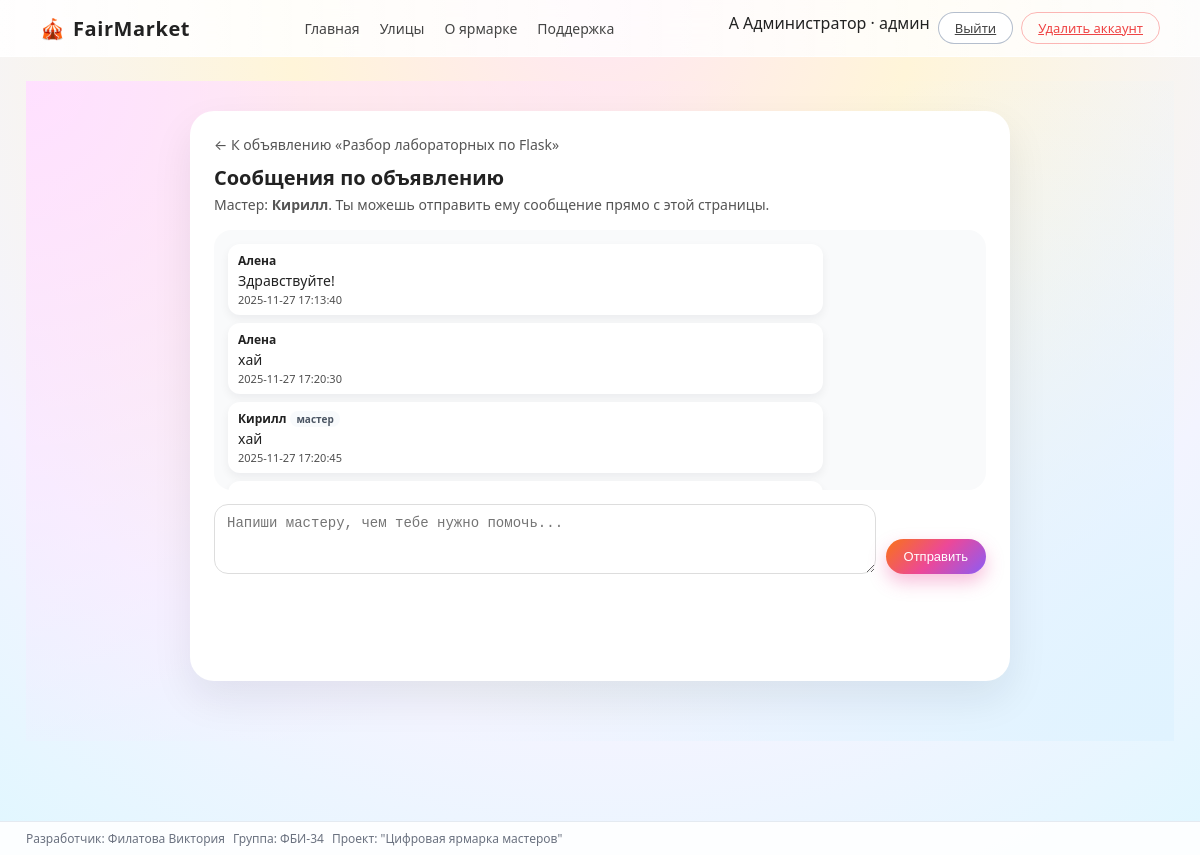
The app's page /ad/1/chat (signed in), older data.
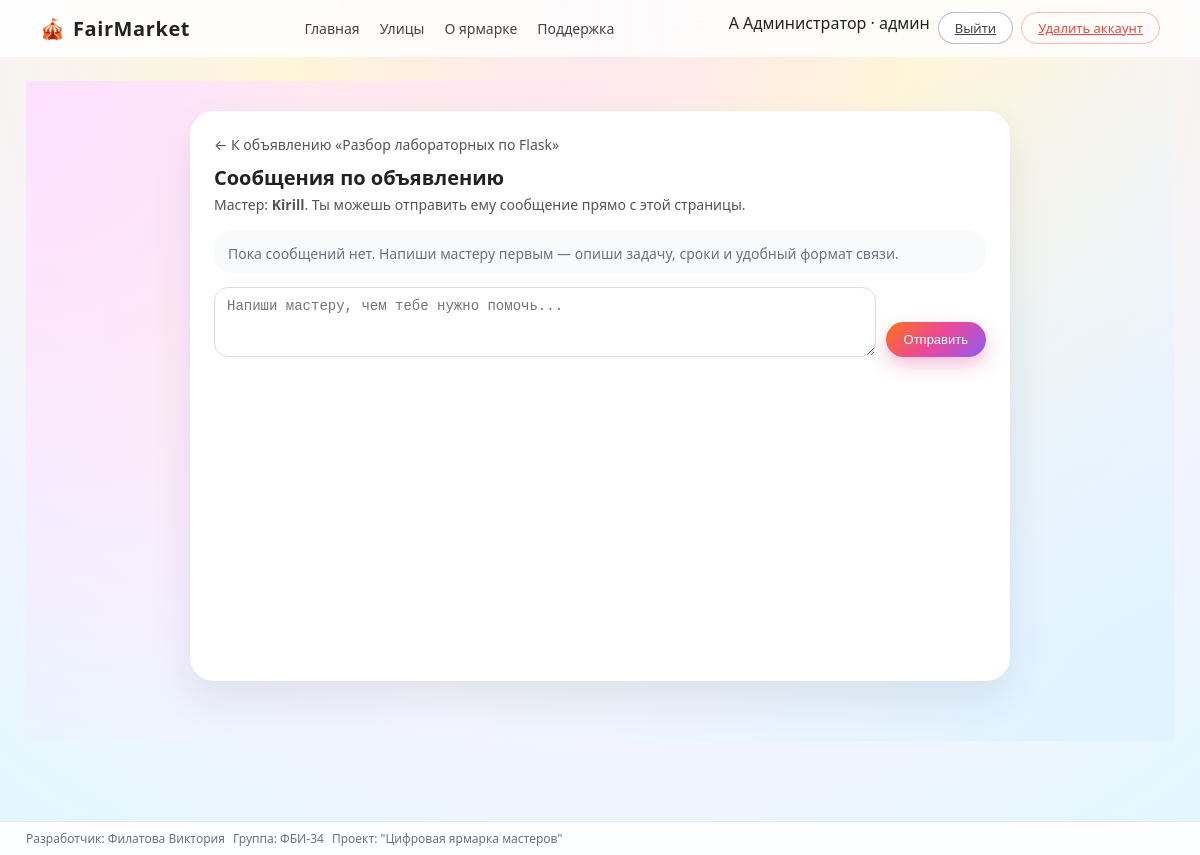
The same page, newer data.
### app.py (models this page shows)
class Ad(db.Model):
    __tablename__ = "ads"
    id = db.Column(db.Integer, primary_key=True)
    title = db.Column(db.String(200), nullable=False)
    text = db.Column(db.Text, nullable=False)
    author_name = db.Column(db.String(120))
    pavilion_id = db.Column(
        db.Integer,
        db.ForeignKey("pavilions.id"),
        nullable=False,
    )
    master_id = db.Column(
        db.Integer,
        db.ForeignKey("users.id"),
        nullable=True,
    )
    master = db.relationship("User", foreign_keys=[master_id])
    @property
    def master_display_name(self):
        if self.master and self.master.username:
            return self.master.username
        if self.author_name:
            return self.author_name
        return "Мастер"

class User(db.Model):
    __tablename__ = "users"
    id = db.Column(db.Integer, primary_key=True)
    username = db.Column(db.String(120), nullable=False)
    email = db.Column(db.String(120), unique=True, nullable=False)
    password = db.Column(db.String(200), nullable=False)  # тут хеш
    role = db.Column(db.String(20), nullable=False, default="user")  # user/master/admin

class AdMessage(db.Model):
    __tablename__ = "ad_messages"
    id = db.Column(db.Integer, primary_key=True)
    ad_id = db.Column(db.Integer, db.ForeignKey("ads.id"), nullable=False)
    sender_id = db.Column(db.Integer, db.ForeignKey("users.id"), nullable=False)
    receiver_id = db.Column(db.Integer, db.ForeignKey("users.id"), nullable=False)
    text = db.Column(db.Text, nullable=False)
    created_at = db.Column(db.DateTime, server_default=db.func.now())
    is_read = db.Column(db.Boolean, default=False, nullable=False)

### app.py (the view, shortened to what this page needs)
@app.route("/ad/<int:ad_id>/chat", methods=["GET", "POST"])
def ad_chat(ad_id):
    if "user_id" not in session:
        return redirect(url_for("login"))
    user_id = session["user_id"]
    ad = Ad.query.get_or_404(ad_id)
    master_id = ad.master_id
    if master_id is None:
        flash("У этого объявления ещё не назначен мастер.", "error")
        return redirect(url_for("ad_page", ad_id=ad.id))
    if user_id != master_id:
        AdMessage.query.filter_by(
            ad_id=ad.id, receiver_id=user_id, is_read=False
        ).update({"is_read": True}, synchronize_session=False)
        db.session.commit()
        recalc_unread_total()
        messages = (
            AdMessage.query.filter(
                AdMessage.ad_id == ad.id,
                or_(
                    AdMessage.sender_id == user_id,
                    AdMessage.receiver_id == user_id,
                ),
            )
            .order_by(AdMessage.created_at)
            .all()
        )
        if not messages:
            messages = (
                AdMessage.query.filter_by(ad_id=ad.id)
                .order_by(AdMessage.created_at)
                .all()
            )
        user_ids = {m.sender_id for m in messages} | {m.receiver_id for m in messages}
        users = User.query.filter(User.id.in_(user_ids)).all() if user_ids else []
        users_map = {u.id: u.username for u in users}
        fio, group = get_student_info()
        return render_template(
            "ad_chat.html",
            ad=ad,
            messages=messages,
            users_map=users_map,
            current_user_id=user_id,
            master_id=master_id,
            fio=fio,
            group=group,
        )

### app.py (called while the page is built, shortened)
def get_student_info():
    return "Филатова Виктория", "ФБИ-34"

def recalc_unread_total():
    if "user_id" not in session:
        session["unread_total"] = 0
        return
    user_id = session["user_id"]
    role = session.get("user_role")
    unread_total = AdMessage.query.filter_by(
        receiver_id=user_id,
        is_read=False,
    ).count()
    session["unread_total"] = unread_total

def recalc_support_badge():
    if "user_id" not in session:
        session["support_unread"] = 0
        session["admin_support_new"] = 0
        return
    role = session.get("user_role")
    if role == "admin":
        session["support_unread"] = 0
        session["admin_support_new"] = SupportMessage.query.filter_by(
            status="new"
        ).count()
        return

def recalc_admin_counters():
    if session.get("user_role") != "admin":
        session["admin_requests"] = 0
        session["admin_support_new"] = 0
        return
    pending_ads = AdRequest.query.filter_by(status="pending").count()
    pending_pav = PavilionRequest.query.filter_by(status="pending").count()
    pending_streets = StreetRequest.query.filter_by(status="pending").count()
    session["admin_requests"] = pending_ads + pending_pav + pending_streets
    session["admin_support_new"] = SupportMessage.query.filter_by(
        status="new"
    ).count()

@app.before_request
def auto_update_unread():
    if "user_id" in session:
        recalc_unread_total()
        recalc_support_badge()
        recalc_admin_counters()
    else:
        session["unread_total"] = 0
        session["support_unread"] = 0
        session["admin_support_new"] = 0
        session["admin_requests"] = 0

### templates/ad_chat.html (shortened to what this page needs)
{% extends "base.html" %}
{% block content %}
<div class="ad-chat-wrapper">
    <div class="ad-chat-card">
        <a href="javascript:history.back()" class="ad-chat-back">
            ← К объявлению «{{ ad.title }}»
        </a>
        <div class="ad-chat-header">
            <div class="ad-chat-header-title">Сообщения по объявлению</div>
            <div class="ad-chat-header-sub">
                Мастер: <b>{{ ad.master_display_name }}</b>.
                Ты можешь отправить ему сообщение прямо с этой страницы.
            </div>
        </div>
        <div class="ad-chat-area">
            {% if messages and messages|length %}
                {% for m in messages %}
                    {% set is_mine = (m.sender_id == current_user_id) %}
                    <div class="ad-chat-msg {% if is_mine %}me{% endif %}">
                        <div class="ad-chat-msg-author">
                            {% if is_mine %}
                                Вы
                            {% else %}
                                {{ users_map.get(m.sender_id, 'Пользователь') }}
                            {% endif %}
                            {% if m.sender_id == master_id %}
                                <span class="ad-chat-badge">мастер</span>
                            {% endif %}
                        </div>
                        <div>{{ m.text }}</div>
                        {% if m.created_at %}
                            <div class="ad-chat-msg-time">
                                {{ m.created_at }}
                            </div>
                        {% endif %}
                    </div>
                {% endfor %}
            {% else %}
                <div class="ad-chat-empty">
                    Пока сообщений нет. Напиши мастеру первым — опиши задачу, сроки
                    и удобный формат связи.
                </div>
            {% endif %}
        </div>
        <form class="ad-chat-form"
              method="POST"
              action="{{ url_for('ad_chat', ad_id=ad.id) }}">
            <textarea
                name="message"
                class="ad-chat-input"
                placeholder="Напиши мастеру, чем тебе нужно помочь..."
                required
            ></textarea>
            <button type="submit" class="btn btn-primary ad-chat-send">
                Отправить
            </button>
        </form>
    </div>
</div>
{% endblock %}

### templates/base.html (shortened to what this page needs)
<!doctype html>
<html lang="ru">
<head>
    <link rel="stylesheet" href="{{ url_for('static', filename='style.css') }}">
</head>
<body>
<header class="site-header">
    <div class="logo">
        🎪 <span>FairMarket</span>
    </div>
    <nav class="main-nav">
        <a href="{{ url_for('index') }}">Главная</a>
        <a href="{{ url_for('index') }}#streets">Улицы</a>
        <a href="{{ url_for('about') }}">О ярмарке</a>
        {% if session.get('user_id') %}
            <a href="{{ url_for('support') }}">
                Поддержка
            </a>
        {% endif %}
    </nav>
    <div class="auth-block header-auth">
        {% if session.get('user_id') %}
            <span class="user-chip">
                <span class="user-avatar">
                    {{ session.get('username', '?')[0] | upper }}
                </span>
                <span class="user-name">
                    {{ session.get('username', 'Гость') }}
                    {% if session.get('user_role') == 'master' %}
                        · мастер
                    {% elif session.get('user_role') == 'admin' %}
                        · админ
                    {% endif %}
                </span>
            </span>
            <a href="{{ url_for('logout') }}" class="btn btn-outline">
                Выйти
            </a>
            <a href="{{ url_for('delete_account') }}" class="btn btn-ghost delete-account-link">
                Удалить аккаунт
            </a>
        {% endif %}
    </div>
</header>
<main class="page-content">
    {% block content %}{% endblock %}
</main>
<footer class="site-footer">
    <div class="footer-inner">
        <span>Разработчик: {{ fio|default('Филатова Виктория') }}</span>
        <span>Группа: {{ group|default('ФБИ-34') }}</span>
        <span>Проект: "Цифровая ярмарка мастеров"</span>
    </div>
</footer>
</body>
</html>

### static/style.css (style rules this page uses)
*, *::before, *::after { box-sizing: border-box; }
body { margin: 0; font-family: system-ui, -apple-system, BlinkMacSystemFont, "Segoe UI", sans-serif; background: radial-gradient(circle at top, #ffe6f3 0, #fff5d9 30%, #f3f4ff 70%, #e0f7ff 100%); color: #222; }
.site-header { position: sticky; top: 0; z-index: 20; display: flex; align-items: center; justify-content: space-between; padding: 12px 40px; backdrop-filter: blur(14px); background: linear-gradient(to right, rgba(255,255,255,0.9), rgba(255,255,255,0.75)); border-bottom: 1px solid rgba(255,255,255,0.8); }
.logo { display: flex; align-items: center; gap: 8px; font-weight: 700; font-size: 20px; }
.logo span { letter-spacing: 0.03em; }
.main-nav { display: flex; gap: 20px; font-size: 14px; }
.main-nav a { text-decoration: none; color: #444; position: relative; }
.main-nav a::after { content: ""; position: absolute; left: 0; bottom: -4px; width: 0; height: 2px; background: linear-gradient(90deg, #f97316, #ec4899, #8b5cf6); transition: width .2s ease-out; }
.auth-block { display: flex; gap: 8px; }
.btn { border-radius: 999px; padding: 6px 16px; font-size: 13px; border: 1px solid transparent; cursor: pointer; transition: transform .12s ease-out, box-shadow .12s ease-out, background .12s ease-out, color .12s ease-out; white-space: nowrap; }
.btn-primary { background: linear-gradient(135deg, #f97316, #ec4899, #8b5cf6); color: #fff; box-shadow: 0 8px 18px rgba(236, 72, 153, 0.35); }
.btn-outline { background: rgba(255,255,255,0.9); color: #444; border-color: rgba(148,163,184,0.7); }
.btn-ghost { background: transparent; color: #444; border-color: rgba(148,163,184,0.4); }
.page-content { max-width: 1180px; margin: 0 auto; padding: 24px 16px 80px; }
.site-footer { border-top: 1px solid rgba(226, 232, 240, 0.9); background: rgba(255,255,255,0.9); padding: 8px 0; }
.footer-inner { max-width: 1180px; margin: 0 auto; padding: 0 16px; font-size: 12px; color: #6b7280; display: flex; flex-wrap: wrap; gap: 8px; align-items: center; }

### templates/base.html (style rules this page uses)
.delete-account-link { color: #ef4444; border-color: rgba(248, 113, 113, 0.5); }

### templates/ad_chat.html (style rules this page uses)
.ad-chat-wrapper { min-height: calc(100vh - 140px); padding: 30px 20px 60px; background: radial-gradient(circle at 0 0, #ffe0ff 0, transparent 55%), radial-gradient(circle at 100% 100%, #e0f3ff 0, transparent 55%); display: flex; justify-content: center; }
.ad-chat-card { max-width: 820px; width: 100%; background: #fff; border-radius: 24px; box-shadow: 0 18px 40px rgba(15,23,42,0.08); padding: 22px 24px 20px; }
.ad-chat-back { display: inline-block; margin-bottom: 10px; font-size: 14px; color: #555; text-decoration: none; transition: .2s; }
.ad-chat-header-title { font-size: 20px; font-weight: 800; margin-bottom: 4px; }
.ad-chat-header-sub { font-size: 14px; color: #555; margin-bottom: 16px; }
.ad-chat-area { border-radius: 18px; background: #f9fafb; padding: 14px 14px 10px; margin-bottom: 14px; max-height: 260px; overflow-y: auto; font-size: 14px; }
.ad-chat-empty { color: #6b7280; }
.ad-chat-form { display: grid; grid-template-columns: minmax(0, 1fr) auto; gap: 10px; align-items: flex-end; }
.ad-chat-input { width: 100%; border-radius: 14px; border: 1px solid #ddd; padding: 10px 12px; font-size: 14px; resize: vertical; min-height: 70px; outline: none; transition: border-color .2s, box-shadow .2s, background .2s; background: rgba(255,255,255,0.95); }
.ad-chat-send { padding: 10px 18px; border-radius: 999px; border: none; cursor: pointer; }

Row changes from the older to the newer data that the page shows:
removed AdMessage: text "Здравствуйте!", created_at "2025-11-27 17:13:40"
removed User: get "Алена"
removed AdMessage: text "хай", created_at "2025-11-27 17:20:30"
removed AdMessage: {{ users_map.get(m.sender_id, 'Пользователь') }} "Кирилл", shows "мастер", text "хай", created_at "2025-11-27 17:20:45"
changed User: master_display_name "Кирилл" → "Kirill"
Text that changed along with them:
text now shown: "Пока сообщений нет. Напиши мастеру первым — опиши задачу, сроки и удобный формат связи."
